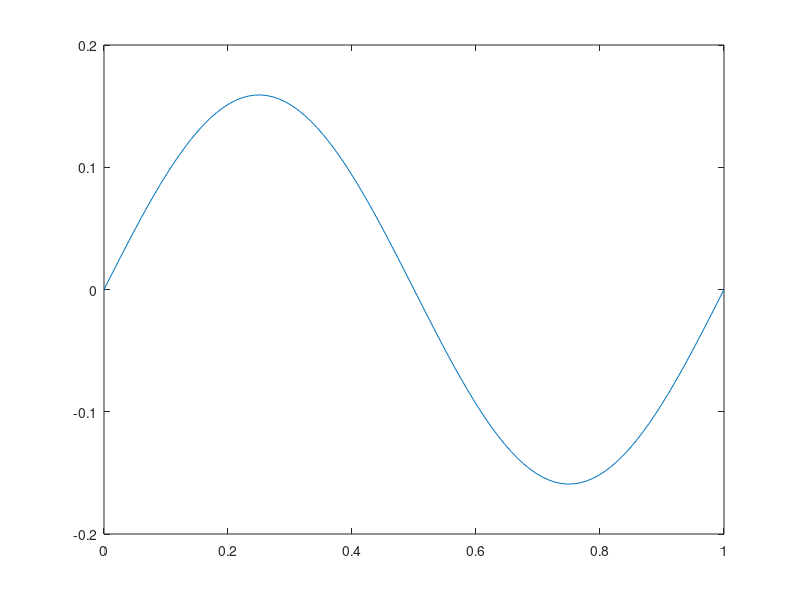

MATLAB code to generate this figure:
% calculate the analytic solution of the ODE
% dy/dt = cos(omega * t);

% omega is the angular frequency
omega = 2*pi;

% our time range is from 0 to 1
t = linspace(0,1,100);

yAnalytic = 1 / omega * sin(omega * t);

figure(1)
plot(t,yAnalytic)